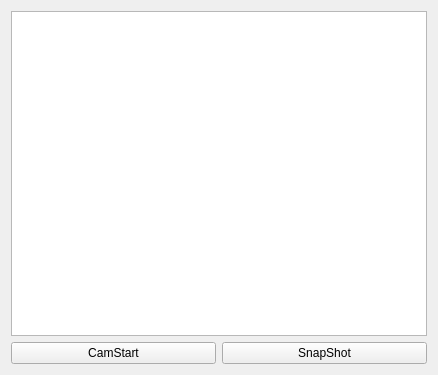
<?xml version="1.0" encoding="UTF-8"?>
<ui version="4.0">
 <class>Tab6WebCamera</class>
 <widget class="QWidget" name="Tab6WebCamera">
  <property name="geometry">
   <rect>
    <x>0</x>
    <y>0</y>
    <width>438</width>
    <height>375</height>
   </rect>
  </property>
  <property name="windowTitle">
   <string>Form</string>
  </property>
  <layout class="QVBoxLayout" name="verticalLayout_2">
   <item>
    <layout class="QVBoxLayout" name="verticalLayout">
     <item>
      <widget class="QGraphicsView" name="pGPView"/>
     </item>
     <item>
      <layout class="QHBoxLayout" name="horizontalLayout">
       <item>
        <widget class="QPushButton" name="pPBCamStart">
         <property name="text">
          <string>CamStart</string>
         </property>
         <property name="checkable">
          <bool>true</bool>
         </property>
        </widget>
       </item>
       <item>
        <widget class="QPushButton" name="pPBsnapShot">
         <property name="text">
          <string>SnapShot</string>
         </property>
        </widget>
       </item>
      </layout>
     </item>
    </layout>
   </item>
  </layout>
 </widget>
 <resources/>
 <connections/>
</ui>
